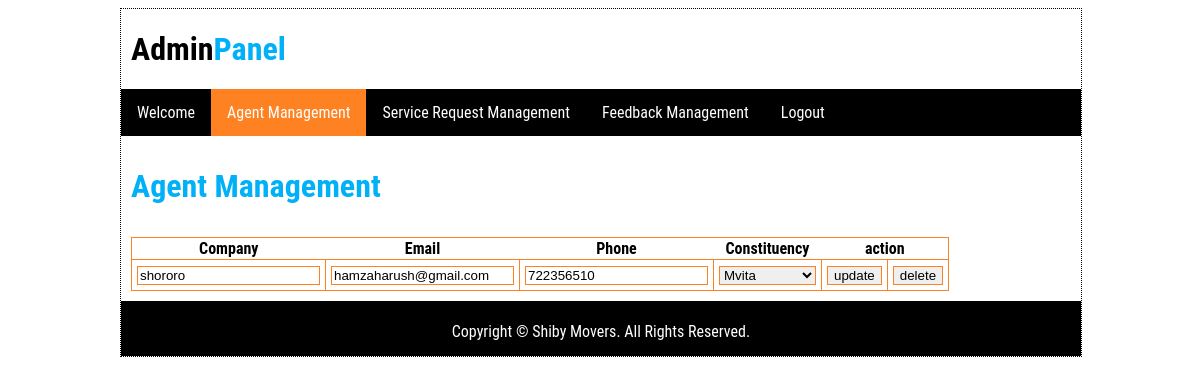
The page /admin/agents.php (signed in) on the database its author committed.
### tables this page shows
CREATE TABLE `agents` (
  `username` varchar(100) NOT NULL,
  `company` varchar(100) NOT NULL,
  `email` varchar(100) NOT NULL,
  `phone` int(50) NOT NULL,
  `constituency` varchar(100) NOT NULL,
  `van` int(100) NOT NULL,
  `truck` int(100) NOT NULL,
  `canter` int(100) NOT NULL,
  `password` varchar(100) NOT NULL,
  `agent_id` int(10) UNSIGNED NOT NULL
);

### logindetails.php (called while the page is built, shortened)
<?php
$admin_username='shibyTech';
 ?>

### admin/agents.php (the view, shortened to what this page needs)
<!DOCTYPE html>
<html>
  <head>
<link rel="stylesheet" href="\bbit/css/style.css">
  </head>
  <body>
        <header>
<h1><a href="index.php">Admin<span class="logo_colour">Panel</span></a></h1>
          </header>
          <nav>
            <ul id="nav">
              <li><a href="index.php">Welcome</a></li>
              <li><a style="background:#FE8222;"href="agents.php">Agent Management</a></li>
              <li><a href="servicerequests.php">Service Request Management</a></li>
              <li><a href="feedback.php">Feedback Management</a></li>
              <li><a href="logout.php">Logout</a></li>
            </ul>
          </nav>
        <div id="site_content">
<h1>Agent Management </h1>
  <table>
    <tr>
      <th>Company</th><th>Email</th><th>Phone</th><th>Constituency</th><th colspan="2">action</th>
    </tr>
<?php
require_once $_SERVER['DOCUMENT_ROOT'] .'/bbit/logindetails.php';
$connection=mysqli_connect($hn, $un, $pw, $db);
$query = "SELECT company,email,phone,constituency,username FROM agents WHERE username!='$admin_username'";
  $result = $connection->query($query);
  while ($row=mysqli_fetch_row($result))
  {
    $company=$row[0];
    $email= $row[1];
    $phone=$row[2];
    $Constituency=$row[3];
echo <<<_Shiby
<tr>
<form class="" action="agents.php" method="post">
<td><input type="text" name="company" value=$company></td>
<td><input type="text" name="email" value=$email></td>
<td><input type="text" name="phone" value=$phone></td>
<td><select class="select_agent" name="constituency">
  <option value="$Constituency">$Constituency</option>
  <option value="Mvita">Mvita</option>
  <option value="Changamwe">Changamwe</option>
  <option value="Nyali">Nyali</option>
  <option value="Kisauni">Kisauni</option>
  <option value="Likoni">Likoni</option>
  <option value="Jomvu">Jomvu</option>
</select></td>
<input type="hidden" name="company" value="$row[0]">
<input type="hidden" name="username" value="$row[4]">
<td><input type="submit" name="update" value='update'></td>
<td><input type="submit" name="delete" value='delete'></td>
</form>
</tr>
_Shiby;
}
 ?>
  </table>
        <footer>
          <p>Copyright &copy; Shiby Movers. All Rights Reserved. </p>
        </footer>
</div>
  </body>
</html>

### css/style.css (style rules this page uses)
header { width: 100%; height: 80px; background-color: white; color: black; overflow: hidden; }
header a { padding-left: 10px; color: black; text-decoration: none; }
body { font-family: 'Roboto Condensed', sans-serif; width: 80%; margin-left: 10%; border: 1px dotted black; }
.logo_colour { color: #00B1F8; }
nav ul { list-style-type: none; margin: 0; padding: 0; overflow: hidden; background-color: black; }
nav li { float: left; }
nav li a { display: block; color: white; text-align: center; padding: 14px 16px; text-decoration: none; }
#site_content h1 { color: #00B1F8; padding: 10px; }
footer { align-items: center; clear: both; background-color: black; color: white; text-align: center; width: 100%; height: 50px; padding-top: 5px; margin-top: 30px: }
select,input,option { border: 1px solid #FE8222; }
table,td { margin: 10px; border: 1px solid #FE8222; width: 50%; padding: 5px; border-collapse: collapse; }

### rows shown on the page
agents: company "shororo", email "hamzaharush@gmail.com", phone "722356510", constituency "Mvita"
